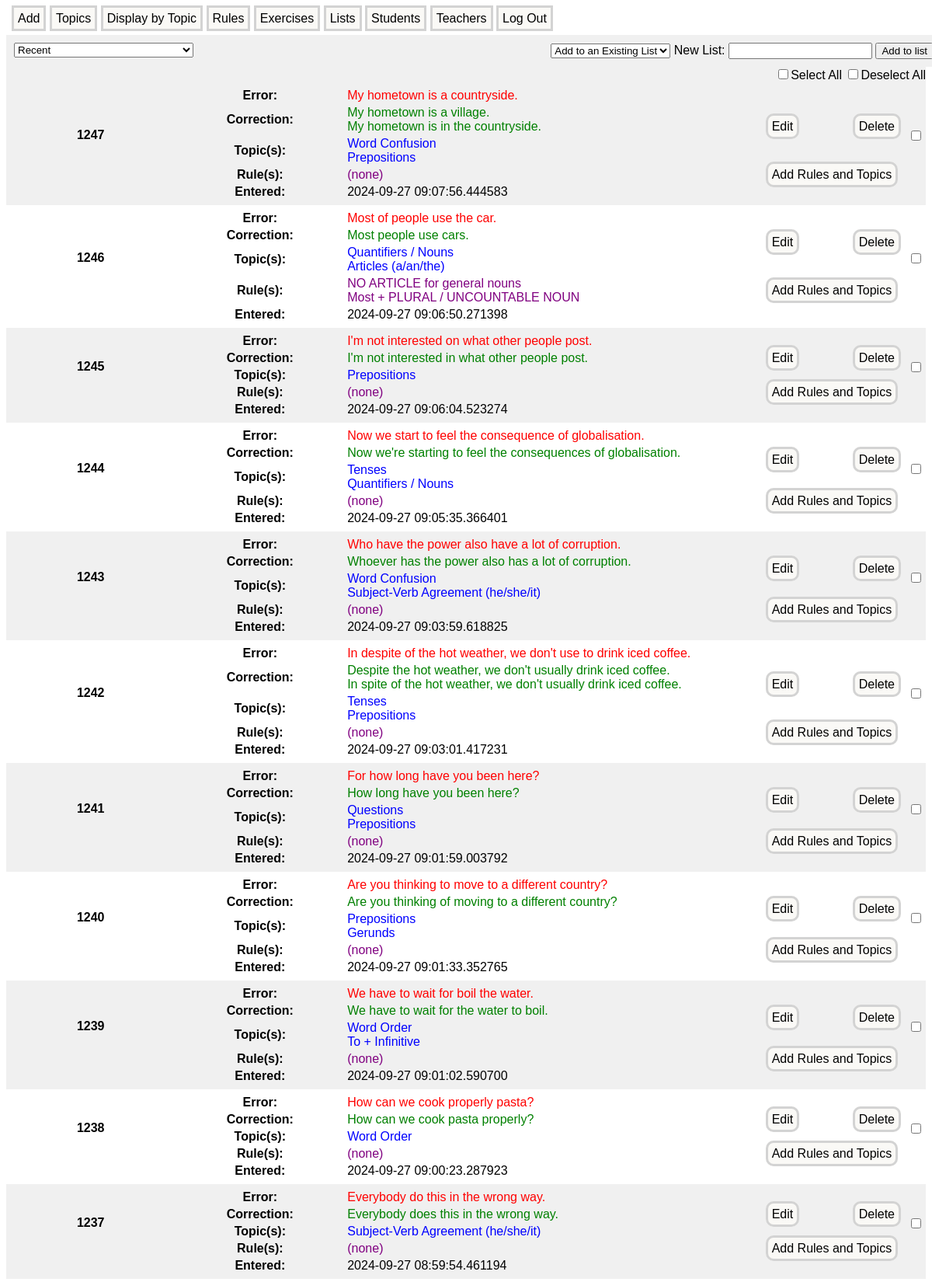
The app's page /student_dashboard (signed in, upper part) with its own data.
### models.py (models this page shows)
class Error(db.Model):
    id = db.Column(db.Integer, primary_key = True)
    incorrect_sentence = db.Column(db.String(300), index = True, unique = True, nullable = False)
    corrections = db.relationship('Correction', backref = 'error', lazy = 'joined', cascade = 'all, delete-orphan')
    teacher_id = db.Column(db.Integer, db.ForeignKey('teacher.id'))
    student_id = db.Column(db.Integer, db.ForeignKey('student.id'))
    error_topics = db.relationship('ErrorTopic', backref = 'error', lazy = 'joined', cascade = 'all, delete-orphan')
    error_rules = db.relationship('ErrorRule', backref = 'error', lazy = 'joined', cascade = 'all, delete-orphan')
    entered = db.Column(db.DateTime, default = datetime.now(timezone.utc), nullable=False)
    last_edited = db.Column(db.DateTime, default = datetime.now(timezone.utc), nullable=False)
    list_items = db.relationship('ListItem', backref = 'error', lazy = 'joined')
    cloze_sentences = db.relationship('ClozeSentence', backref = 'error', lazy = 'joined')
    comments = db.relationship('Comment', backref = 'error', lazy = 'joined', cascade = 'all, delete-orphan')

class Correction(db.Model):
    id = db.Column(db.Integer, primary_key = True)
    correct_sentence = db.Column(db.String(300), index = True, unique = False, nullable = False)
    error_id = db.Column(db.Integer, db.ForeignKey('error.id', ondelete = 'CASCADE'), nullable = False)

class ErrorTopic(db.Model):
    id = db.Column(db.Integer, primary_key = True)
    error_id = db.Column(db.Integer, db.ForeignKey('error.id', ondelete = 'CASCADE'), nullable = False)
    topic_id = db.Column(db.Integer, db.ForeignKey('topic.id', ondelete = 'CASCADE'), nullable = False)

class Topic(db.Model):
    id = db.Column(db.Integer, primary_key = True)
    topic_name = db.Column(db.String(200), index = True, unique = True, nullable = False)
    topic_errors = db.relationship('ErrorTopic', backref = "topic", lazy = 'joined', cascade = 'all, delete-orphan')
    topic_rules = db.relationship('RuleTopic', backref = 'topic', lazy = 'joined', cascade = 'all, delete-orphan')

class ErrorRule(db.Model):
    id = db.Column(db.Integer, primary_key = True)
    error_id = db.Column(db.Integer, db.ForeignKey('error.id', ondelete = 'CASCADE'), nullable = False)
    rule_id = db.Column(db.Integer, db.ForeignKey('rule.id', ondelete = 'CASCADE'), nullable = False)

class Rule(db.Model):
    id = db.Column(db.Integer, primary_key = True)
    rule_name = db.Column(db.String(200), index = True, unique = True, nullable = False)
    rule_text = db.Column(db.Text, index = False, unique = True)
    examples = db.relationship('Example', backref = 'rule', lazy = 'joined', cascade = 'all, delete-orphan')
    rule_topics = db.relationship('RuleTopic', backref = 'rule', lazy = 'joined', cascade = 'all, delete-orphan')
    rule_errors = db.relationship('ErrorRule', backref = 'rule', lazy = 'joined', cascade = 'all, delete-orphan')
    entered = db.Column(db.DateTime, default = datetime.now(timezone.utc))
    last_edited = db.Column(db.DateTime, default = datetime.now(timezone.utc))
    comments = db.relationship('Comment', backref = 'rule', lazy = 'joined', cascade = 'all, delete-orphan')

### user/routes.py (the view)
@app.route('/student_dashboard')
@login_required
def student_dashboard():
    user = Student.query.get(current_user.id)
    all_topics = Topic.query.order_by(Topic.topic_name).all()
    topic_select_options = [('', 'Recent')] + [(topic.id, topic.topic_name) for topic in all_topics]
    select_topic_form = SelectTopicForm(csrf_enabled=False)
    select_topic_form.selected_topic.choices = topic_select_options
    list_form = ManageListForm(csrf_enabled=False)
    existing_lists = List.query.all()
    list_form.existing_list.choices = [('', 'Add to an Existing List')] + [(list.id, list.list_name) for list in list(reversed(existing_lists))]
    topic = None
    errors = db.session.query(Error).outerjoin(ErrorTopic).options(joinedload(Error.corrections))\
            .order_by(desc(Error.entered)).limit(100).all()
    if request.method == 'POST' and select_topic_form.validate_on_submit():
        topic_id = select_topic_form.selected_topic.data
        topic = Topic.query.get(topic_id)
        if topic:
            errors = db.session.query(Error).outerjoin(ErrorTopic).options(joinedload(Error.corrections))\
                    .filter(ErrorTopic.topic_id==topic.id).order_by(desc(Error.id)).all()
    return render_template('student_dashboard.html', errors=errors, list_form=list_form,
                            select_topic_form=select_topic_form, user=user)

### forms.py
class SelectTopicForm(FlaskForm):
    selected_topic = SelectField('Topic:', choices = [])
    submit = SubmitField('Submit')

class ManageListForm(FlaskForm):
    existing_list = SelectField('Existing List', choices=[], validators=[Optional()])
    new_list_name = StringField('New List', validators=[Optional()])
    submit = SubmitField('Add to List')

### app.py (called while the page is built)
@login_manager.user_loader
def load_user(user_id):
    user_type, user_id = user_id.split(':')
    if user_type == 'teacher':
        return Teacher.query.get(int(user_id))
    elif user_type == 'student':
        return Student.query.get(int(user_id))
    return None

### user/templates/user/student_dashboard.html (shortened to what this page needs)
{% extends "base.html" %}
{% block content %}
<div class="sticky-div">
    <form class="select-topic-form" method="POST" action="{{ url_for('index') }}" id="selectTopicForm">
        {{ select_topic_form.selected_topic(onchange="submitForm()") }}
    </form>
    <form class="manage-form" method="POST" action="{{ url_for('add_list_items') }}" id="manageListForm">
        <span>
            {{ list_form.existing_list() }}
        </span>
        <span>
            <label for="new-list-name">New List:</label>
            <input type="text" id="new-list-name" name="new_list_name" size="20">
        </span>
        <button type="button" onclick="submitListForm();">Add to list</button>
    </form>
</div>
<div class="select-all">
    <span style="float:right;">
        <input type="checkbox" id="select-all" onclick="toggleAll(this)">Select All</input>
        <input type="checkbox" id="deselect-all" onclick="toggleAll(this)">Deselect All</input>
    </span>
</div>
{% for error in errors %}
<div class="entry-container">
<table class="error-list-item">
    <tr>
        <th class="small" rowspan="4" >{{ error.id }}  </th>
        <th class="small">Error:</th>
        <td class="large">
            <span class="incorrect-sentence">{{ error.incorrect_sentence }}</span>
        </td>
        <td class="small" rowspan="3">
            <a class="manage-link" href="{{ url_for('edit', error_id=error.id) }}" target="_blank">Edit</a>
        </td>
        <td class="small" rowspan="3">
            <a class="manage-link" href="{{ url_for('delete_error', error_id=error.id) }}" onclick="return confirmDelete();">Delete</a>
        </td>
        <td class="small" rowspan="4">
            <input type="checkbox" name="error_checkbox" value="{{ error.id }}" class="error-checkbox">
        </td>
    </tr>
    <tr>
        <th>Correction:</th>
        <td class="correct-sentence">
            {% for correction in error.corrections %}
                {{ correction.correct_sentence }}<br>
            {% endfor %}
        </td>
    </tr>
    <tr>
        <th >Topic(s): </th>
        <td class="topic-name">
            {% if error.error_topics %}
                {% for error_topic in error.error_topics %}
                    {{ error_topic.topic.topic_name }}<br>
                {% endfor %}
            {% else %}
                (none)
            {% endif %}
        </td>
    </tr>
    <tr>
        <th>Rule(s): </th>
        <td class="rule-name">
            {% if error.error_rules %}
                {% for error_rule in error.error_rules %}
                    {{ error_rule.rule.rule_name }}<br>
                {% endfor %}
            {% else %}
                (none)
            {% endif %}
        </td>
        <td colspan="2">
            <a class="manage-link" href="{{ url_for('add_rules_and_topics', error_id=error.id) }}" target="_blank">Add Rules and Topics</a>
        </td>
    </tr>
    <tr>
        <td></td>
        <th>Entered:</th>
        <td>{{ error.entered }}</td>
</table>
</div>
{% endfor %}
{% endblock %}

### static/styles.css (style rules this page uses)
body { font-family: sans-serif; }
.manage-link { font-size: 16px; text-decoration: none; color: black; background-color: #FAF9F6; border: solid lightgray; border-radius: 10px; padding: 5px; margin-right: 5px; }
.entry-container { width: 100%; min-width: 880px; }
.entry-container:nth-child(even) { background-color: #F0F0F0; }
.entry-container:nth-child(odd) { background-color: white; }
.sticky-div { width: 100%; min-width: 880px; position: sticky; top: 0; background-color: #F0F0F0; padding: 10px; z-index: 1000; overflow: hidden; }
.select-topic-form { margin: 0px; display: inline-block; }
.select-all { background-color: white; text-align: right; min-width: 880px; }
.manage-form { margin: 0px; float: right; vertical-align: middle; }
.error-checkbox { text-align: right; }
.incorrect-sentence { color: red; }
.correct-sentence { color: green; }
.topic-name { color: blue; }
.rule-name { color: purple; }

### records on screen
Error: id "1247", incorrect_sentence "My hometown is a countryside.", shows "(none)", entered "2024-09-27 09:07:56.444583"
Correction: correct_sentence "My hometown is a village."
Correction: correct_sentence "My hometown is in the countryside."
ErrorTopic: topic.topic_name "Word Confusion"
ErrorTopic: topic.topic_name "Prepositions"
Error: id "1246", incorrect_sentence "Most of people use the car.", entered "2024-09-27 09:06:50.271398"
Correction: correct_sentence "Most people use cars."
ErrorTopic: topic.topic_name "Quantifiers / Nouns"
ErrorTopic: topic.topic_name "Articles (a/an/the)"
ErrorRule: rule.rule_name "NO ARTICLE for general nouns"
ErrorRule: rule.rule_name "Most + PLURAL / UNCOUNTABLE NOUN"
Error: id "1245", incorrect_sentence "I'm not interested on what other people post.", shows "(none)", entered "2024-09-27 09:06:04.523274"
Correction: correct_sentence "I'm not interested in what other people post."
ErrorTopic: topic.topic_name "Prepositions"
Error: id "1244", incorrect_sentence "Now we start to feel the consequence of globalisation.", shows "(none)", entered "2024-09-27 09:05:35.366401"
Correction: correct_sentence "Now we're starting to feel the consequences of globalisation."
ErrorTopic: topic.topic_name "Tenses"
ErrorTopic: topic.topic_name "Quantifiers / Nouns"
Error: id "1243", incorrect_sentence "Who have the power also have a lot of corruption.", shows "(none)", entered "2024-09-27 09:03:59.618825"
Correction: correct_sentence "Whoever has the power also has a lot of corruption."
ErrorTopic: topic.topic_name "Word Confusion"
ErrorTopic: topic.topic_name "Subject-Verb Agreement (he/she/it)"
Error: id "1242", incorrect_sentence "In despite of the hot weather, we don't use to drink iced coffee.", shows "(none)", entered "2024-09-27 09:03:01.417231"
Correction: correct_sentence "Despite the hot weather, we don't usually drink iced coffee."
Correction: correct_sentence "In spite of the hot weather, we don't usually drink iced coffee."
ErrorTopic: topic.topic_name "Tenses"
ErrorTopic: topic.topic_name "Prepositions"
Error: id "1241", incorrect_sentence "For how long have you been here?", shows "(none)", entered "2024-09-27 09:01:59.003792"
Correction: correct_sentence "How long have you been here?"
ErrorTopic: topic.topic_name "Questions"
ErrorTopic: topic.topic_name "Prepositions"
Error: id "1240", incorrect_sentence "Are you thinking to move to a different country?", shows "(none)", entered "2024-09-27 09:01:33.352765"
Correction: correct_sentence "Are you thinking of moving to a different country?"
ErrorTopic: topic.topic_name "Prepositions"
ErrorTopic: topic.topic_name "Gerunds"
Error: id "1239", incorrect_sentence "We have to wait for boil the water.", shows "(none)", entered "2024-09-27 09:01:02.590700"
Correction: correct_sentence "We have to wait for the water to boil."
ErrorTopic: topic.topic_name "Word Order"
ErrorTopic: topic.topic_name "To + Infinitive"
Error: id "1238", incorrect_sentence "How can we cook properly pasta?", shows "(none)", entered "2024-09-27 09:00:23.287923"
Correction: correct_sentence "How can we cook pasta properly?"
ErrorTopic: topic.topic_name "Word Order"
Error: id "1237", incorrect_sentence "Everybody do this in the wrong way.", shows "(none)", entered "2024-09-27 08:59:54.461194"
Correction: correct_sentence "Everybody does this in the wrong way."
ErrorTopic: topic.topic_name "Subject-Verb Agreement (he/she/it)"
